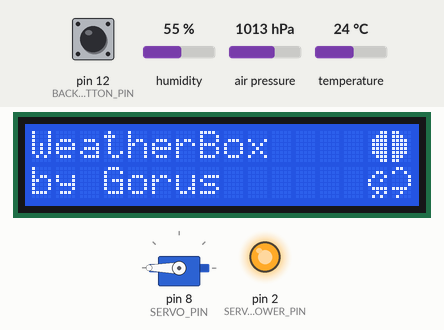
Simulated run of this sketch. Board: Arduino Uno, built with avr-gcc and run on an emulated ATmega328P. On the bench: servo, 16×2 character LCD, output pins drawn as LEDs (lit = HIGH). Inputs (shaded band) come from the test bench; at power-on: pin 12 (BACKLIGHT_BUTTON_PIN) HIGH, humidity 55 %, air pressure 1013 hPa, temperature 24 °C.

Above: at 1.2 s.
At 15.5 s:
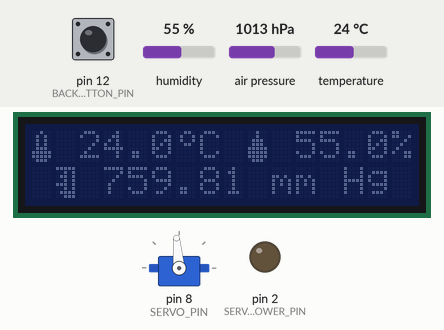
15.6 s: pin 12 (BACKLIGHT_BUTTON_PIN) pulled LOW for 3.2 s
At 16.4 s:
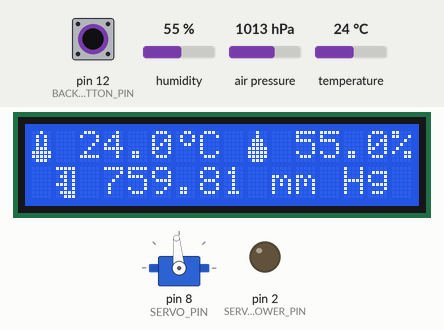
Timing chart, 0 to 18.6 s (numbered marks = the images above; inputs shaded):
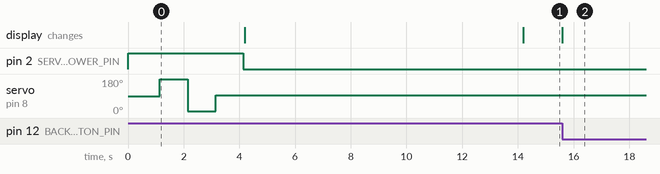

Measured:
- after the input at 15.6 s, the display: changes at once (image 2)

The sketch:

WeatherStation.ino
```cpp
/*
    Weather Station with prediction v1.1
      - fixed out of range issue during MNK calculation
      - added map function for decimal values
      - added sensor information to the error screen
      - added debug mode
      - some code refactoring
    Author: Ihor Chaban
    Jun 2020
*/

#include <Adafruit_BMP085.h>
#include <DHT.h>
#include <LiquidCrystal_I2C.h>
#include <Servo.h>
#include <Wire.h>

// Software settings
#define SERVO_INVERT          1
#define SERVO_MIN             10
#define SERVO_MAX             180
#define STANDBY_TIME          10000
#define MEASURMENTS_PER_HOUR  60
#define MMHG_TO_PASCAL        133.322
#define DEBUG                 0

// Hardware settings
#define DHT_PIN               3
#define SERVO_PIN             8
#define SERVO_POWER_PIN       2
#define BACKLIGHT_BUTTON_PIN  12
#define DHTTYPE               DHT22
#define BMP180_ADDRESS        0x77
#define LCD_ADDRESS           0x27
#define LCD_WIDTH             16
#define LCD_HEIGHT            2
#define DHTPIN                DHT_PIN

#if (SERVO_INVERT == 0)
#define SERVO_LEFT  SERVO_MIN
#define SERVO_RIGHT SERVO_MAX
#else
#define SERVO_LEFT  SERVO_MAX
#define SERVO_RIGHT SERVO_MIN
#endif
#define INTERVAL (3600000 / MEASURMENTS_PER_HOUR)

Servo servo;
Adafruit_BMP085 bmp;
DHT dht(DHT_PIN, DHTTYPE);
LiquidCrystal_I2C lcd(LCD_ADDRESS, LCD_WIDTH, LCD_HEIGHT);
unsigned long pressure, pressure_array[MEASURMENTS_PER_HOUR], measure_timer, backlight_timer;
byte time_array[MEASURMENTS_PER_HOUR];
float temperature, humidity;
int angle, last_angle;
bool backlight_flag;

enum icons {sun_1, sun_2, cloud_1, cloud_2, termometr, droplet, celsius, barometr};
const byte icons_bytes[8][8] = {
  {0x03, 0x07, 0x0F, 0x0F, 0x0F, 0x0F, 0x07, 0x03},
  {0x18, 0x1C, 0x1E, 0x1E, 0x1E, 0x1E, 0x1C, 0x18},
  {0x00, 0x06, 0x09, 0x12, 0x10, 0x0F, 0x05, 0x0A},
  {0x0C, 0x12, 0x01, 0x01, 0x01, 0x1E, 0x04, 0x08},
  {0x04, 0x0A, 0x0A, 0x0A, 0x0E, 0x1F, 0x1F, 0x0E},
  {0x04, 0x04, 0x0E, 0x0E, 0x1F, 0x1F, 0x1F, 0x0E},
  {0x06, 0x09, 0x09, 0x06, 0x00, 0x00, 0x00, 0x00},
  {0x1F, 0x05, 0x0D, 0x05, 0x1D, 0x05, 0x0F, 0x07}
};

void setup() {
#if (DEBUG)
  Serial.begin(9600);
#endif
  Wire.begin();
  pinMode(SERVO_POWER_PIN, OUTPUT);
  pinMode(BACKLIGHT_BUTTON_PIN, INPUT_PULLUP);
  digitalWrite(SERVO_POWER_PIN, HIGH);
  bmp.begin(BMP085_ULTRAHIGHRES);
  dht.begin();
  servo.attach(SERVO_PIN);
  lcd.init();
  lcd.backlight();
  lcd.setCursor(0, 0);
  lcd.print("WeatherBox");
  lcd.setCursor(0, 1);
  lcd.print("by Gorus");
  for (byte i = 0; i <= barometr; i++) {
    lcd.createChar(i, icons_bytes[i]);
  }
  lcd.setCursor(LCD_WIDTH - 2, 0);
  lcd.write(sun_1);
  lcd.write(sun_2);
  lcd.setCursor(LCD_WIDTH - 2, 1);
  lcd.write(cloud_1);
  lcd.write(cloud_2);
  delay(1000);
  servo.write(SERVO_LEFT);
  delay(1000);
  servo.write(SERVO_RIGHT);
  delay(1000);
  angle = round((SERVO_LEFT + SERVO_RIGHT) / 2.0);
  last_angle = angle;
  servo.write(angle);
  delay(1000);
  digitalWrite(SERVO_POWER_PIN, LOW);
  pressure = ReadAveragePressure();
  temperature = dht.readTemperature();
  humidity = dht.readHumidity();
  measure_timer = millis();
  Wire.beginTransmission(BMP180_ADDRESS);
  if (Wire.endTransmission()) {
    ShowErrorScreen(true);
  }
  if (isnan(temperature) || isnan(humidity)) {
    ShowErrorScreen(false);
  }
  for (byte i = 0; i < MEASURMENTS_PER_HOUR; i++) {
    time_array[i] = i;
  }
  pressure_array[MEASURMENTS_PER_HOUR - 1] = pressure;
  PrintValuesToLCD();
  backlight_flag = true;
  backlight_timer = millis();
#if (DEBUG)
  Serial.println();
#endif
}

void loop() {
  if (millis() - measure_timer >= INTERVAL) {
    measure_timer = millis();
    pressure = ReadAveragePressure();
    temperature = dht.readTemperature();
    humidity = dht.readHumidity();
    Wire.beginTransmission(BMP180_ADDRESS);
    if (Wire.endTransmission()) {
      ShowErrorScreen(true);
    }
    if (isnan(temperature) || isnan(humidity)) {
      ShowErrorScreen(false);
    }
    for (byte i = 0; i < MEASURMENTS_PER_HOUR - 1; i++) {
      pressure_array[i] = pressure_array[i + 1];
    }
    pressure_array[MEASURMENTS_PER_HOUR - 1] = pressure;
    PrintValuesToLCD();
    if (pressure_array[0]) {
      angle = round(mapf(CalculateMNKCoefficient() * MEASURMENTS_PER_HOUR, -250, 250, SERVO_LEFT, SERVO_RIGHT));
      angle = constrain(angle, min(SERVO_LEFT, SERVO_RIGHT), max(SERVO_LEFT, SERVO_RIGHT));
      if (angle != last_angle) {
        digitalWrite(SERVO_POWER_PIN, HIGH);
        delay(1000);
        servo.write(angle);
        delay(1000);
        digitalWrite(SERVO_POWER_PIN, LOW);
        last_angle = angle;
      }
#if (DEBUG)
      Serial.println("Set servo on angle " + String(angle));
#endif
    }
#if (DEBUG)
    Serial.println();
#endif
  }
  if (!digitalRead(BACKLIGHT_BUTTON_PIN)) {
    if (!backlight_flag) {
      backlight_flag = true;
      lcd.backlight();
    }
    backlight_timer = millis();
  }
  if (backlight_flag && millis() - backlight_timer >= STANDBY_TIME) {
    backlight_flag = false;
    lcd.noBacklight();
  }
}

float CalculateMNKCoefficient() {
  float result = 0;
  unsigned long sum_x = 0;
  unsigned long sum_y = 0;
  unsigned long sum_x2 = 0;
  unsigned long sum_xy = 0;
  long temp = 0;
  for (byte i = 0; i < MEASURMENTS_PER_HOUR; i++) {
    sum_x += time_array[i];
    sum_y += pressure_array[i];
    sum_x2 += time_array[i] * time_array[i];
    sum_xy += time_array[i] * pressure_array[i];
  }
  temp = MEASURMENTS_PER_HOUR * sum_xy;
  temp = temp - (sum_x * sum_y);
  result = (float)temp / ((MEASURMENTS_PER_HOUR * sum_x2) - (sum_x * sum_x));
#if (DEBUG)
  Serial.print("MNK coefficient is " + String(result));
#endif
  return result;
}

unsigned long ReadAveragePressure() {
  unsigned long sum = 0;
  for (byte i = 0; i < 10; i++) {
    sum += bmp.readPressure();
  }
  return (round(sum / 10.0) - 90000);
}

void PrintValuesToLCD() {
  String temp_string;
  lcd.clear();
  lcd.setCursor(0, 0);
  lcd.write(termometr);
  if (temperature > 0) {
    lcd.print(" ");
  }
  temp_string = String(temperature);
  temp_string.remove(temp_string.length() - 1);
  lcd.print(temp_string);
  lcd.write(celsius);
  lcd.print("C");
  lcd.setCursor(LCD_WIDTH - 7, 0);
  lcd.write(droplet);
  lcd.print(" ");
  temp_string = String(humidity);
  temp_string.remove(temp_string.length() - 1);
  lcd.print(temp_string);
  lcd.print("%");
  lcd.setCursor((LCD_WIDTH / 2) - 7, 1);
  lcd.write(barometr);
  lcd.print(" ");
  temp_string = String((pressure + 90000) / MMHG_TO_PASCAL);
  lcd.print(temp_string);
  lcd.print(" mm Hg");
#if (DEBUG)
  Serial.println("Pressure array");
  for (byte i = 0; i < MEASURMENTS_PER_HOUR; i++) {
    Serial.println("\"" + String(time_array[i]) + "\",\"" + String(pressure_array[i]) + "\"");
  }
  Serial.println("Temperature " + String(temperature) + "°C, Humidity " +
                 String(humidity) + "%, Pressure " + String((pressure + 90000) / MMHG_TO_PASCAL) + " mm Hg");
#endif
}

void ShowErrorScreen(bool bmp_or_dht) {
  lcd.clear();
  lcd.setCursor(0, 0);
  lcd.print("     Error!     ");
  lcd.setCursor(0, 1);
  lcd.print((bmp_or_dht) ? "BMP" : "DHT");
  lcd.print(" sens is down");
  lcd.backlight();
  digitalWrite(SERVO_POWER_PIN, HIGH);
  delay(1000);
  servo.write(round((SERVO_LEFT + SERVO_RIGHT) / 2.0));
  delay(1000);
  digitalWrite(SERVO_POWER_PIN, LOW);
#if (DEBUG)
  Serial.println("Error! " + String((bmp_or_dht) ? "BMP" : "DHT") + " sensor is down");
#endif
  while (true) {}
}

float mapf(float x, float in_min, float in_max, float out_min, float out_max) {
  return (x - in_min) * (out_max - out_min) / (in_max - in_min) + out_min;
}
```
